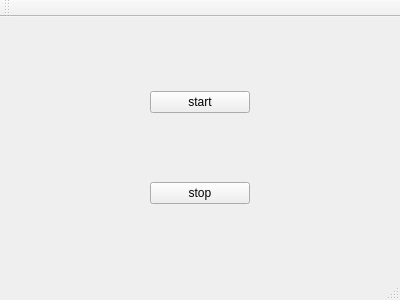
<?xml version="1.0" encoding="UTF-8"?>
<ui version="4.0">
 <class>QtTimerTest</class>
 <widget class="QMainWindow" name="QtTimerTest">
  <property name="geometry">
   <rect>
    <x>0</x>
    <y>0</y>
    <width>400</width>
    <height>300</height>
   </rect>
  </property>
  <property name="windowTitle">
   <string>QtTimerTest</string>
  </property>
  <widget class="QWidget" name="centralWidget">
   <layout class="QVBoxLayout" name="verticalLayout">
    <property name="leftMargin">
     <number>150</number>
    </property>
    <property name="rightMargin">
     <number>150</number>
    </property>
    <item>
     <widget class="QPushButton" name="buttonStart">
      <property name="text">
       <string>start</string>
      </property>
     </widget>
    </item>
    <item>
     <widget class="QPushButton" name="buttonStop">
      <property name="text">
       <string>stop</string>
      </property>
     </widget>
    </item>
   </layout>
  </widget>
  <widget class="QMenuBar" name="menuBar">
   <property name="geometry">
    <rect>
     <x>0</x>
     <y>0</y>
     <width>400</width>
     <height>21</height>
    </rect>
   </property>
  </widget>
  <widget class="QToolBar" name="mainToolBar">
   <attribute name="toolBarArea">
    <enum>TopToolBarArea</enum>
   </attribute>
   <attribute name="toolBarBreak">
    <bool>false</bool>
   </attribute>
  </widget>
  <widget class="QStatusBar" name="statusBar"/>
 </widget>
 <layoutdefault spacing="6" margin="11"/>
 <resources/>
 <connections/>
</ui>
